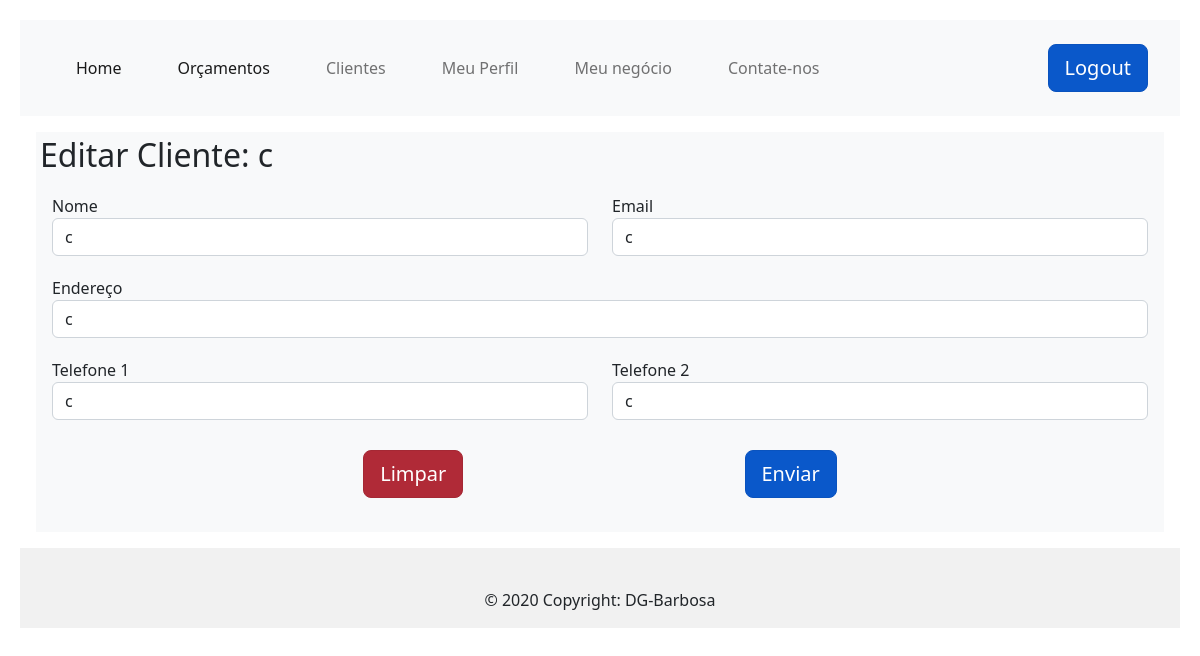
The app's page /edit/2 (signed in), older data.
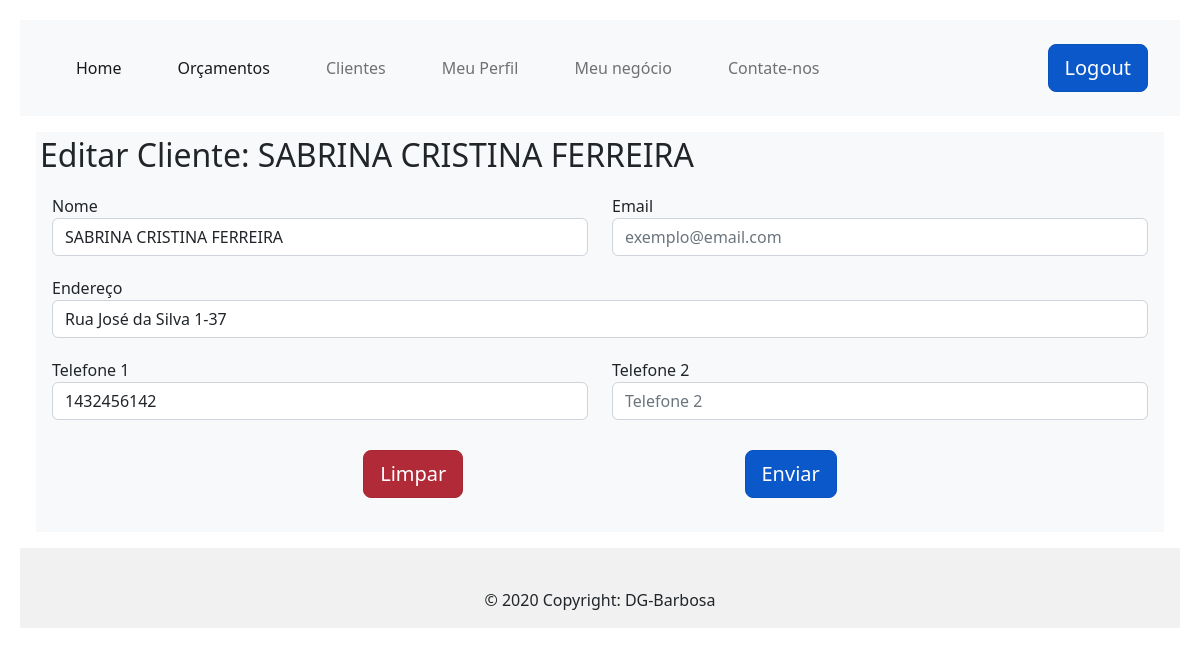
The same page, newer data.
### app/models/tables.py (models this page shows, shortened)
class Clients(db.Model):
    _tablename__ = "clients"
    id = db.Column(db.Integer, primary_key=True, autoincrement=True)
    name = db.Column(db.String(150))
    email = db.Column(db.String, unique=True)
    address = db.Column(db.String)
    phone = db.Column(db.String)
    phone2 = db.Column(db.String)

### app/controllers/default.py (the view, shortened to what this page needs)
@app.route('/edit/<int:id>', methods=['GET','POST'])
def edit(id):
    client = Clients.query.get(id)
    return render_template("editClient.html", client=client,
    title="Editar Cliente")

### app/controllers/default.py (called while the page is built)
@lm.user_loader
def load_user(id):
    return User.query.filter_by(id=id).first()

### app/models/tables.py (called while the page is built)
    @property
    def is_authenticated(self):
        return True

### app/templates/editClient.html
{% extends "base.html" %}
{% block conteudo %}
<div class="position-relative overflow-hidden p-3 p-md-1 m-md-3 bg-light">
    <h2>Editar Cliente: {{ client.name }}</h2>
    <form action="/edit/{{ client.id }}" class="container" method="POST">
        <div class=" row" style="margin-top: 20px; margin-bottom: 0px">
            <div class="col">
                <label for="">Nome</label>
                <input type="text" id="nome" name="nome" class="form-control" placeholder="Nome" value="{{ client.name }}">
            </div>
            <div class="col">
                <label for="">Email</label>
                <input type="text" name="email" id="email" class="form-control" placeholder="exemplo@email.com" value="{{ client.email }}">
            </div>
        </div>
        <div class="row" style="margin-top: 20px;">
            <div class="col">
                <label for="">Endereço</label>
                <input type="text" class="form-control" id="endereco" name="endereco" placeholder="Endereço" value="{{ client.address }}">
            </div>
        </div>
        <div class="row" style="margin-top: 20px;">
            <div class="col">
                <label for="">Telefone 1</label>
                <input type="tel" class="form-control" placeholder="Telefone 1" id="telefone" name="telefone" value="{{ client.phone }}">
            </div>
            <div class="col">
                <label for="">Telefone 2</label>
                <input type="tel" class="form-control" placeholder="Telefone 2" id="telefone2" name="telefone2" value="{{ client.phone2 }}">
            </div>
        </div>
        <div class="buttons" style="display: flex; justify-content: space-evenly; margin: 30px;">
            <input type="reset" class="btn btn-danger btn-lg active" name="limpar" value="Limpar">
            <input class="btn btn-primary btn-lg active" type="submit" value="Enviar">
        </div>
    </form>
{% endblock conteudo %}

Row changes from the older to the newer data that the page shows:
changed Clients: name "c" → "SABRINA CRISTINA FERREIRA"; nome "c" → "SABRINA CRISTINA FERREIRA"; endereco "c" → "Rua José da Silva 1-37"; telefone "c" → "1432456142"; email "c" → (not shown); telefone2 "c" → (not shown)
